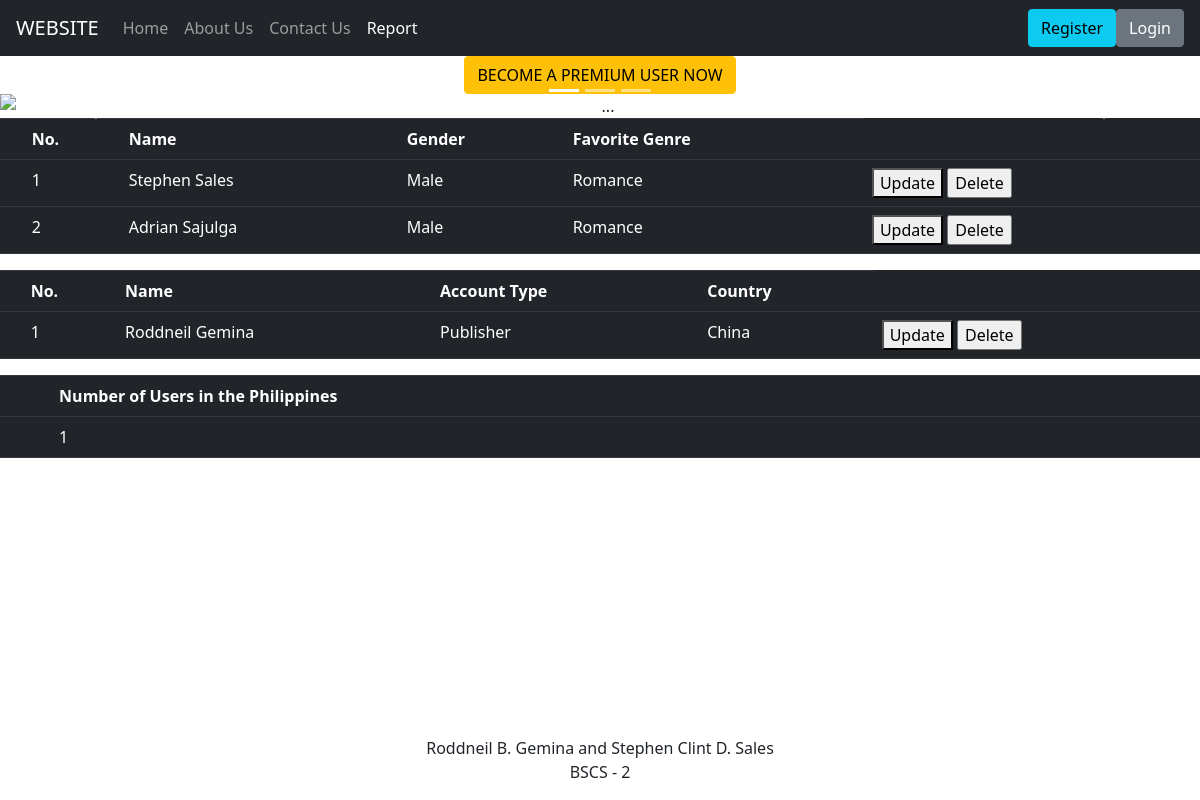
The app's page /report.php with its own data.
### tables this page shows
CREATE TABLE `tbluserprofile` (
  `userid` bigint(20) UNSIGNED NOT NULL,
  `firstname` varchar(20) NOT NULL,
  `lastname` varchar(20) NOT NULL,
  `gender` varchar(10) NOT NULL,
  `birthdate` date NOT NULL,
  `accType` varchar(20) NOT NULL,
  `country` varchar(100) NOT NULL,
  `favGenre` varchar(100) NOT NULL,
  `age` int(11) NOT NULL
);

### report.php (the view, shortened to what this page needs)
<!DOCTYPE html>
<html>
<head>
  <link rel="stylesheet" href="styles.css">
  <link href="https://cdn.jsdelivr.net/npm/bootstrap@5.0.2/dist/css/bootstrap.min.css" rel="stylesheet">
  <link rel="stylesheet" href="https://cdn.jsdelivr.net/npm/bootstrap@4.0.0/dist/css/bootstrap.min.css">
  <link href="https://cdn.jsdelivr.net/npm/bootstrap@5.0.0-alpha3/dist/css/bootstrap.min.css" rel="stylesheet">
  <link rel="stylesheet" href="https://cdnjs.cloudflare.com/ajax/libs/bootstrap-datepicker/1.9.0/css/bootstrap-datepicker.min.css">
  <link rel="stylesheet" href="https://cdnjs.cloudflare.com/ajax/libs/font-awesome/4.7.0/css/font-awesome.min.css">
</head>
<body>
    <nav class="navbar navbar-expand-lg navbar-dark bg-dark">
      <a class="navbar-brand" href="#">WEBSITE</a>
        <div class="collapse navbar-collapse" id="navbarText">
          <ul class="navbar-nav mr-auto">
            <li class="nav-item">
              <a class="nav-link" href="index.php">Home</a>
            </li>
            <li class="nav-item">
                <a class="nav-link" href="AboutUs.html">About Us</a>
            </li>
            <li class="nav-item">
                <a class="nav-link" href="ContactUs.html">Contact Us</a>
            </li>
            <li class="nav-item active">
                <a class="nav-link" href="report.php">Report <span class="sr-only">(current)</span></a>
            </li>
          </ul>
        </div>
        <button type="button" class="btn btn-info" data-bs-toggle="modal" data-bs-target="#regModal">
          Register
        </button>
        <button type="button" class="btn btn-secondary" data-bs-toggle="modal" data-bs-target="#loginModal" id="loginbtn">
          Login
        </button>
    </nav>
    <div class="row justify-content-evenly">
    <div class="text-center">
        <button type="button" class="btn btn-warning" data-bs-toggle="modal" data-bs-target="#premiumModal" id="premiumBtn">
          BECOME A PREMIUM USER NOW
        </button>
    </div>
    <div id="carouselExampleCaptions" class="carousel slide" data-bs-ride="carousel">
      <div class="carousel-indicators">
        <button type="button" data-bs-target="#carouselExampleCaptions" data-bs-slide-to="0" class="active" aria-current="true" aria-label="Slide 1"></button>
        <button type="button" data-bs-target="#carouselExampleCaptions" data-bs-slide-to="1" aria-label="Slide 2"></button>
        <button type="button" data-bs-target="#carouselExampleCaptions" data-bs-slide-to="2" aria-label="Slide 3"></button>
      </div>
      <div class="carousel-inner">
        <div class="carousel-item active">
          <img src="pic5.jpg" class="d-block w-100" alt="...">
          <div class="carousel-caption d-none d-md-block">
          </div>
        </div>
      </div>
      <button class="carousel-control-prev" type="button" data-bs-target="#carouselExampleCaptions" data-bs-slide="prev">
        <span class="carousel-control-prev-icon" aria-hidden="true"></span>
      </button>
      <button class="carousel-control-next" type="button" data-bs-target="#carouselExampleCaptions" data-bs-slide="next">
        <span class="carousel-control-next-icon" aria-hidden="true"></span>
      </button>
    </div>
  </div>
  <?php
    $con = mysqli_connect("127.0.0.1","root","","dbgeminaf1");
    $sql = "SELECT firstname, lastname, gender, favGenre FROM tblUserProfile WHERE gender='Male' AND favGenre='Romance' ";
    $result = mysqli_query($con, $sql);
    $i=0;
    if(mysqli_num_rows($result) > 0)
    {
       echo '<table class="table table-dark"> <tr><th></th> <th> No. </th> <th> Name </th> <th> Gender </th> <th> Favorite Genre </th> </tr>';
       while($row = mysqli_fetch_assoc($result)){
            $i++;
           echo '<form method="post"> <tr > <td></td> <td name="uid">' . $i . '</td>
           <td>' . $row["firstname"] ." ". $row["lastname"] . '</td>
           <td> ' . $row["gender"] . '</td>
           <td>' . $row["favGenre"] . '</td>
           <td> <button type="button" name="btnUpdate" data-bs-toggle="modal" data-bs-target="#updateModal" id="updatebtn">Update</button>
            <input type="submit" name="btnDelete" value="Delete"> </td> </tr> </form>
        <div class="modal fade" id="updateModal" tabindex="-1" aria-labelledby="regModalLabel" aria-hidden="true">
          <div class="modal-dialog">
            <div class="modal-content">
            <form method="post">
              <div class="modal-header">
                <h5 class="modal-title" id="exampleModalLabel">Update</h5>
                <button type="button" class="btn-close" data-bs-dismiss="modal" aria-label="Close"></button>
              </div>
              <div class="modal-body">
                <div class="input-group mb-3">
                  <span class="input-group-text" id="addon-wrapping">First Name</span>
                  <input name="new_fname" type="text" aria-label="First name" class="form-control">
                </div>
                <div class="input-group mb-3">
                  <span class="input-group-text" id="addon-wrapping">Last Name</span>
                  <input name="new_lname" type="text" aria-label="First name" class="form-control">
                </div>
              </div>
              <div class="modal-footer">
                <button type="button" class="btn btn-secondary" data-bs-dismiss="modal">Close</button>
                <input type="submit" class="btn btn-primary" name="updateSubmit">
              </div>
            </form>
            </div>
          </div>
        </div>';
       }
       echo '</table><br>';
    }
    else
    {
        echo "0 results";
    }
?>
<?php
    $con = mysqli_connect("127.0.0.1","root","","dbgeminaf1");
    $sql = "SELECT firstname, lastname, accType, country FROM tblUserProfile WHERE accType='Publisher' AND country='China' ";
    $result = mysqli_query($con, $sql);
    $i=0;
    if(mysqli_num_rows($result) > 0)
    {
       echo '<table class="table table-dark"> <tr> <th></th> <th> No. </th> <th> Name </th> <th> Account Type </th> <th> Country </th> </tr>';
       while($row = mysqli_fetch_assoc($result)){
            $i++;
           echo '<form method="post"> <tr > <td></td> <td name="uid">' . $i . '</td>
           <td>' . $row["firstname"] ." ". $row["lastname"] . '</td>
           <td> ' . $row["accType"] . '</td>
           <td>' . $row["country"] . '</td>
           <td> <button type="button" name="btnUpdate" data-bs-toggle="modal" data-bs-target="#updateModal" id="updatebtn">Update</button>
            <input type="submit" name="btnDelete" value="Delete"> </td> </tr> </form>
        <div class="modal fade" id="updateModal" tabindex="-1" aria-labelledby="regModalLabel" aria-hidden="true">
          <div class="modal-dialog">
            <div class="modal-content">
            <form method="post">
              <div class="modal-header">
                <h5 class="modal-title" id="exampleModalLabel">Update</h5>
                <button type="button" class="btn-close" data-bs-dismiss="modal" aria-label="Close"></button>
              </div>
              <div class="modal-body">
                <div class="input-group mb-3">
                  <span class="input-group-text" id="addon-wrapping">First Name</span>
                  <input name="new_fname" type="text" aria-label="First name" class="form-control">
                </div>
                <div class="input-group mb-3">
                  <span class="input-group-text" id="addon-wrapping">Last Name</span>
                  <input name="new_lname" type="text" aria-label="First name" class="form-control">
                </div>
              </div>
              <div class="modal-footer">
                <button type="button" class="btn btn-secondary" data-bs-dismiss="modal">Close</button>
                <input type="submit" class="btn btn-primary" name="updateSubmit">
              </div>
            </form>
            </div>
          </div>
        </div>';
       }
       echo '</table><br>';
    }
    else
    {
        echo "0 results";
    }
?>
<?php
    $con = mysqli_connect("127.0.0.1","root","","dbsalesf1");
    $sql = "SELECT COUNT(userid) FROM tblUserProfile WHERE accType='User' AND country='Philippines' ";
    $result = mysqli_query($con, $sql);
    $res = mysqli_fetch_array($result);
    echo '<table class="table table-dark"> <tr> <th><th> Number of Users in the Philippines </th> </tr>
    <tr><td></td><td> '.$res[0].' </td></tr></table>';
?>
    <footer class="bg-body-tertiary text-center text-lg-start fixed-bottom" id="footer">
      <div class="text-center p-3" id="footertext">
        Roddneil B. Gemina and Stephen Clint D. Sales
        <br/>
        BSCS - 2
      </div>
    </footer>
</body>
</html>

### records on screen
tbluserprofile: firstname "Stephen", lastname "Sales", gender "Male", favGenre "Romance"
tbluserprofile: firstname "Adrian", lastname "Sajulga", gender "Male", favGenre "Romance"
tbluserprofile: firstname "Roddneil", lastname "Gemina", accType "Publisher", country "China"

### other values on screen
$res[0] "1"
